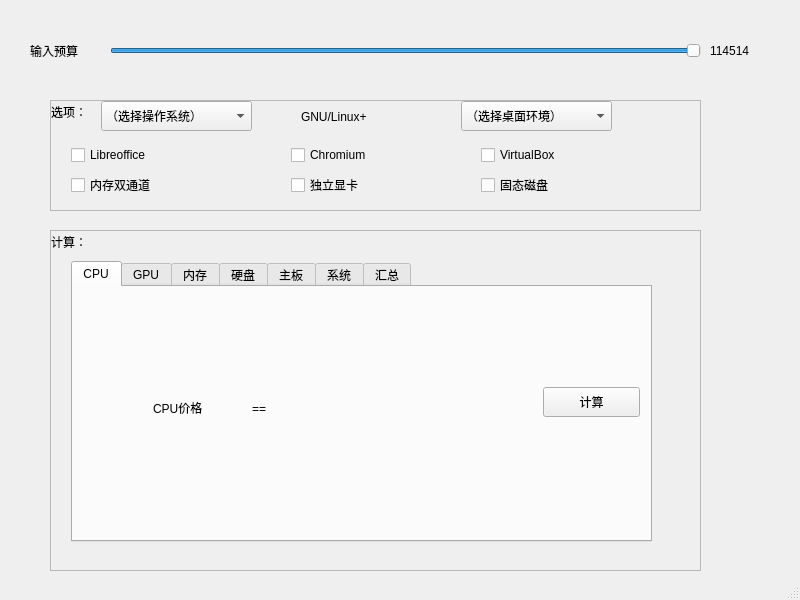
<?xml version="1.0" encoding="UTF-8"?>
<ui version="4.0">
 <class>MainWindow</class>
 <widget class="QMainWindow" name="MainWindow">
  <property name="geometry">
   <rect>
    <x>0</x>
    <y>0</y>
    <width>800</width>
    <height>600</height>
   </rect>
  </property>
  <property name="windowTitle">
   <string>电脑价格计算器</string>
  </property>
  <widget class="QWidget" name="centralwidget">
   <widget class="QSlider" name="horizontalSlider">
    <property name="geometry">
     <rect>
      <x>110</x>
      <y>40</y>
      <width>591</width>
      <height>21</height>
     </rect>
    </property>
    <property name="maximum">
     <number>114991</number>
    </property>
    <property name="value">
     <number>114514</number>
    </property>
    <property name="orientation">
     <enum>Qt::Horizontal</enum>
    </property>
   </widget>
   <widget class="QLabel" name="label">
    <property name="geometry">
     <rect>
      <x>710</x>
      <y>40</y>
      <width>71</width>
      <height>22</height>
     </rect>
    </property>
    <property name="text">
     <string>114514</string>
    </property>
   </widget>
   <widget class="QScrollArea" name="scrollArea">
    <property name="enabled">
     <bool>true</bool>
    </property>
    <property name="geometry">
     <rect>
      <x>50</x>
      <y>230</y>
      <width>651</width>
      <height>341</height>
     </rect>
    </property>
    <property name="widgetResizable">
     <bool>true</bool>
    </property>
    <widget class="QWidget" name="scrollAreaWidgetContents">
     <property name="geometry">
      <rect>
       <x>0</x>
       <y>0</y>
       <width>649</width>
       <height>339</height>
      </rect>
     </property>
     <widget class="QTabWidget" name="tabWidget">
      <property name="geometry">
       <rect>
        <x>20</x>
        <y>30</y>
        <width>581</width>
        <height>281</height>
       </rect>
      </property>
      <property name="currentIndex">
       <number>0</number>
      </property>
      <widget class="QWidget" name="tab">
       <attribute name="title">
        <string>CPU</string>
       </attribute>
       <widget class="QPushButton" name="pushButton">
        <property name="geometry">
         <rect>
          <x>470</x>
          <y>100</y>
          <width>97</width>
          <height>30</height>
         </rect>
        </property>
        <property name="text">
         <string>计算</string>
        </property>
       </widget>
       <widget class="QLabel" name="label_6">
        <property name="geometry">
         <rect>
          <x>80</x>
          <y>110</y>
          <width>171</width>
          <height>22</height>
         </rect>
        </property>
        <property name="text">
         <string>CPU价格               ==</string>
        </property>
       </widget>
       <widget class="QLabel" name="cpu_price_label">
        <property name="geometry">
         <rect>
          <x>270</x>
          <y>110</y>
          <width>161</width>
          <height>22</height>
         </rect>
        </property>
        <property name="text">
         <string/>
        </property>
       </widget>
      </widget>
      <widget class="QWidget" name="tab_5">
       <attribute name="title">
        <string>GPU</string>
       </attribute>
       <widget class="QLabel" name="label_7">
        <property name="geometry">
         <rect>
          <x>60</x>
          <y>110</y>
          <width>211</width>
          <height>22</height>
         </rect>
        </property>
        <property name="text">
         <string>显卡价格               ==</string>
        </property>
       </widget>
       <widget class="QLabel" name="gpu_price_label">
        <property name="geometry">
         <rect>
          <x>230</x>
          <y>110</y>
          <width>181</width>
          <height>22</height>
         </rect>
        </property>
        <property name="text">
         <string/>
        </property>
       </widget>
       <widget class="QPushButton" name="pushButton_2">
        <property name="geometry">
         <rect>
          <x>430</x>
          <y>110</y>
          <width>97</width>
          <height>30</height>
         </rect>
        </property>
        <property name="text">
         <string>计算</string>
        </property>
       </widget>
      </widget>
      <widget class="QWidget" name="tab_3">
       <attribute name="title">
        <string>内存</string>
       </attribute>
       <widget class="QLabel" name="label_8">
        <property name="geometry">
         <rect>
          <x>40</x>
          <y>110</y>
          <width>181</width>
          <height>22</height>
         </rect>
        </property>
        <property name="text">
         <string>内存条价格                ==</string>
        </property>
       </widget>
       <widget class="QLabel" name="mem_price_label">
        <property name="geometry">
         <rect>
          <x>210</x>
          <y>110</y>
          <width>171</width>
          <height>22</height>
         </rect>
        </property>
        <property name="text">
         <string/>
        </property>
       </widget>
       <widget class="QPushButton" name="pushButton_3">
        <property name="geometry">
         <rect>
          <x>450</x>
          <y>100</y>
          <width>97</width>
          <height>30</height>
         </rect>
        </property>
        <property name="text">
         <string>计算</string>
        </property>
       </widget>
      </widget>
      <widget class="QWidget" name="tab_4">
       <attribute name="title">
        <string>硬盘</string>
       </attribute>
       <widget class="QLabel" name="label_9">
        <property name="geometry">
         <rect>
          <x>20</x>
          <y>100</y>
          <width>271</width>
          <height>22</height>
         </rect>
        </property>
        <property name="text">
         <string>硬盘价格                      ==</string>
        </property>
       </widget>
       <widget class="QLabel" name="hdd_price_label">
        <property name="geometry">
         <rect>
          <x>270</x>
          <y>100</y>
          <width>161</width>
          <height>22</height>
         </rect>
        </property>
        <property name="text">
         <string/>
        </property>
       </widget>
       <widget class="QPushButton" name="pushButton_4">
        <property name="geometry">
         <rect>
          <x>440</x>
          <y>100</y>
          <width>97</width>
          <height>30</height>
         </rect>
        </property>
        <property name="text">
         <string>计算</string>
        </property>
       </widget>
      </widget>
      <widget class="QWidget" name="tab_2">
       <attribute name="title">
        <string>主板</string>
       </attribute>
       <widget class="QLabel" name="label_10">
        <property name="geometry">
         <rect>
          <x>20</x>
          <y>110</y>
          <width>231</width>
          <height>22</height>
         </rect>
        </property>
        <property name="text">
         <string>主板价格                   ==</string>
        </property>
       </widget>
       <widget class="QLabel" name="zb_price_label">
        <property name="geometry">
         <rect>
          <x>180</x>
          <y>110</y>
          <width>171</width>
          <height>22</height>
         </rect>
        </property>
        <property name="text">
         <string/>
        </property>
       </widget>
       <widget class="QPushButton" name="pushButton_5">
        <property name="geometry">
         <rect>
          <x>440</x>
          <y>100</y>
          <width>97</width>
          <height>30</height>
         </rect>
        </property>
        <property name="text">
         <string>计算</string>
        </property>
       </widget>
      </widget>
      <widget class="QWidget" name="tab_6">
       <attribute name="title">
        <string>系统</string>
       </attribute>
       <widget class="QLabel" name="label_11">
        <property name="geometry">
         <rect>
          <x>20</x>
          <y>20</y>
          <width>531</width>
          <height>201</height>
         </rect>
        </property>
        <property name="layoutDirection">
         <enum>Qt::LeftToRight</enum>
        </property>
        <property name="text">
         <string>                              你选择的软件均为免费的自由软件</string>
        </property>
       </widget>
      </widget>
      <widget class="QWidget" name="tab_7">
       <attribute name="title">
        <string>汇总</string>
       </attribute>
       <widget class="QLabel" name="label_12">
        <property name="geometry">
         <rect>
          <x>40</x>
          <y>110</y>
          <width>71</width>
          <height>22</height>
         </rect>
        </property>
        <property name="text">
         <string>购买</string>
        </property>
       </widget>
       <widget class="QLabel" name="price_label_0">
        <property name="geometry">
         <rect>
          <x>80</x>
          <y>110</y>
          <width>71</width>
          <height>21</height>
         </rect>
        </property>
        <property name="text">
         <string/>
        </property>
       </widget>
       <widget class="QLabel" name="label_13">
        <property name="geometry">
         <rect>
          <x>150</x>
          <y>110</y>
          <width>141</width>
          <height>22</height>
         </rect>
        </property>
        <property name="text">
         <string>元的电脑大约需要</string>
        </property>
       </widget>
       <widget class="QLabel" name="price_label_1">
        <property name="geometry">
         <rect>
          <x>280</x>
          <y>110</y>
          <width>71</width>
          <height>21</height>
         </rect>
        </property>
        <property name="text">
         <string/>
        </property>
       </widget>
       <widget class="QLabel" name="label_14">
        <property name="geometry">
         <rect>
          <x>360</x>
          <y>110</y>
          <width>71</width>
          <height>22</height>
         </rect>
        </property>
        <property name="text">
         <string>元！</string>
        </property>
       </widget>
      </widget>
     </widget>
     <widget class="QLabel" name="label_2">
      <property name="geometry">
       <rect>
        <x>0</x>
        <y>0</y>
        <width>71</width>
        <height>22</height>
       </rect>
      </property>
      <property name="text">
       <string>计算：</string>
      </property>
     </widget>
    </widget>
   </widget>
   <widget class="QScrollArea" name="scrollArea_2">
    <property name="geometry">
     <rect>
      <x>50</x>
      <y>100</y>
      <width>651</width>
      <height>111</height>
     </rect>
    </property>
    <property name="widgetResizable">
     <bool>true</bool>
    </property>
    <widget class="QWidget" name="scrollAreaWidgetContents_2">
     <property name="geometry">
      <rect>
       <x>0</x>
       <y>0</y>
       <width>649</width>
       <height>109</height>
      </rect>
     </property>
     <widget class="QLabel" name="label_3">
      <property name="geometry">
       <rect>
        <x>0</x>
        <y>0</y>
        <width>71</width>
        <height>22</height>
       </rect>
      </property>
      <property name="text">
       <string>选项：</string>
      </property>
     </widget>
     <widget class="QComboBox" name="comboBox">
      <property name="geometry">
       <rect>
        <x>50</x>
        <y>0</y>
        <width>151</width>
        <height>30</height>
       </rect>
      </property>
      <item>
       <property name="text">
        <string>（选择操作系统）</string>
       </property>
      </item>
      <item>
       <property name="text">
        <string>Debian</string>
       </property>
      </item>
      <item>
       <property name="text">
        <string>Ubuntu</string>
       </property>
      </item>
      <item>
       <property name="text">
        <string>Arch</string>
       </property>
      </item>
      <item>
       <property name="text">
        <string>Fedora</string>
       </property>
      </item>
     </widget>
     <widget class="QLabel" name="label_4">
      <property name="geometry">
       <rect>
        <x>250</x>
        <y>0</y>
        <width>141</width>
        <height>31</height>
       </rect>
      </property>
      <property name="text">
       <string>GNU/Linux+</string>
      </property>
     </widget>
     <widget class="QComboBox" name="comboBox_2">
      <property name="geometry">
       <rect>
        <x>410</x>
        <y>0</y>
        <width>151</width>
        <height>30</height>
       </rect>
      </property>
      <item>
       <property name="text">
        <string>（选择桌面环境）</string>
       </property>
      </item>
      <item>
       <property name="text">
        <string>KDE Plasma</string>
       </property>
      </item>
      <item>
       <property name="text">
        <string>GNOME</string>
       </property>
      </item>
      <item>
       <property name="text">
        <string>MATE</string>
       </property>
      </item>
      <item>
       <property name="text">
        <string>Xfce4</string>
       </property>
      </item>
      <item>
       <property name="text">
        <string>LXDE</string>
       </property>
      </item>
      <item>
       <property name="text">
        <string>LXQT</string>
       </property>
      </item>
      <item>
       <property name="text">
        <string>i3-wm</string>
       </property>
      </item>
      <item>
       <property name="text">
        <string>dwm</string>
       </property>
      </item>
      <item>
       <property name="text">
        <string>DDE</string>
       </property>
      </item>
      <item>
       <property name="text">
        <string>UKUI</string>
       </property>
      </item>
      <item>
       <property name="text">
        <string>无</string>
       </property>
      </item>
     </widget>
     <widget class="QCheckBox" name="checkBox">
      <property name="geometry">
       <rect>
        <x>20</x>
        <y>40</y>
        <width>141</width>
        <height>28</height>
       </rect>
      </property>
      <property name="text">
       <string>Libreoffice</string>
      </property>
     </widget>
     <widget class="QCheckBox" name="checkBox_2">
      <property name="geometry">
       <rect>
        <x>240</x>
        <y>40</y>
        <width>151</width>
        <height>28</height>
       </rect>
      </property>
      <property name="text">
       <string>Chromium</string>
      </property>
     </widget>
     <widget class="QCheckBox" name="checkBox_3">
      <property name="geometry">
       <rect>
        <x>430</x>
        <y>40</y>
        <width>221</width>
        <height>28</height>
       </rect>
      </property>
      <property name="text">
       <string>VirtualBox</string>
      </property>
     </widget>
     <widget class="QCheckBox" name="checkBox_4">
      <property name="geometry">
       <rect>
        <x>20</x>
        <y>70</y>
        <width>131</width>
        <height>28</height>
       </rect>
      </property>
      <property name="text">
       <string>内存双通道</string>
      </property>
     </widget>
     <widget class="QCheckBox" name="checkBox_5">
      <property name="geometry">
       <rect>
        <x>240</x>
        <y>70</y>
        <width>141</width>
        <height>28</height>
       </rect>
      </property>
      <property name="text">
       <string>独立显卡</string>
      </property>
     </widget>
     <widget class="QCheckBox" name="checkBox_6">
      <property name="geometry">
       <rect>
        <x>430</x>
        <y>70</y>
        <width>141</width>
        <height>28</height>
       </rect>
      </property>
      <property name="text">
       <string>固态磁盘</string>
      </property>
     </widget>
    </widget>
   </widget>
   <widget class="QLabel" name="label_5">
    <property name="geometry">
     <rect>
      <x>30</x>
      <y>40</y>
      <width>71</width>
      <height>22</height>
     </rect>
    </property>
    <property name="text">
     <string>输入预算</string>
    </property>
   </widget>
   <zorder>scrollArea</zorder>
   <zorder>horizontalSlider</zorder>
   <zorder>label</zorder>
   <zorder>scrollArea_2</zorder>
   <zorder>label_5</zorder>
  </widget>
  <widget class="QStatusBar" name="statusbar"/>
 </widget>
 <resources/>
 <connections/>
</ui>
